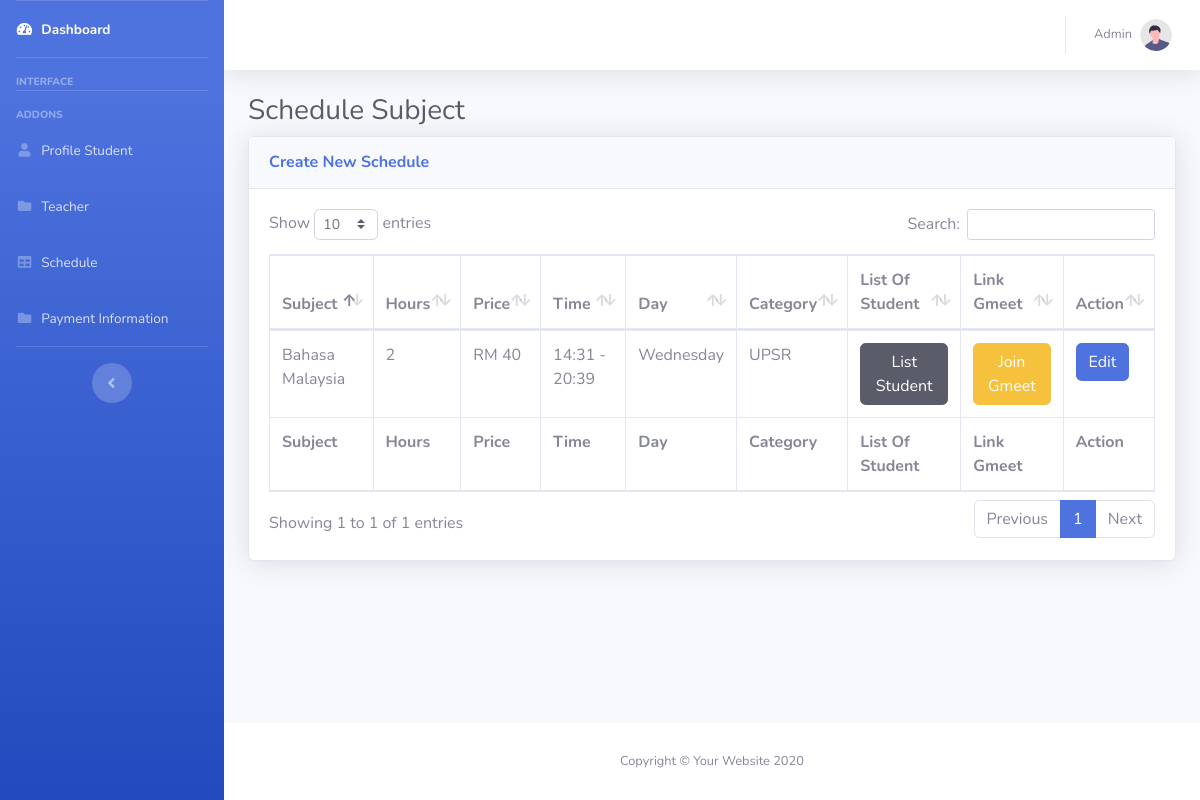
/admin/schedule.php, run on the app's committed database.
### tables this page shows
CREATE TABLE `student_subject` (
  `id` int(11) NOT NULL,
  `id_user` varchar(100) NOT NULL,
  `id_subject` varchar(100) NOT NULL,
  `status` varchar(100) NOT NULL
);

CREATE TABLE `subject` (
  `subject_id` int(11) NOT NULL,
  `teacher_id` varchar(255) NOT NULL,
  `name` varchar(255) NOT NULL,
  `time` varchar(255) NOT NULL,
  `price` varchar(255) NOT NULL,
  `start_time` varchar(255) NOT NULL,
  `end_time` varchar(255) NOT NULL,
  `Day` varchar(255) NOT NULL,
  `category` varchar(255) NOT NULL,
  `link_gmeet` varchar(255) NOT NULL
);

### admin/schedule.php (the view, shortened to what this page needs)
<?php
include '../include/config.php';
$select_user = mysqli_query($connect," SELECT * FROM subject JOIN student_subject ON subject.subject_id = student_subject.id_subject
");
?>
<!DOCTYPE html>
<html lang="en">
<head>
    <link href="vendor/fontawesome-free/css/all.min.css" rel="stylesheet" type="text/css">
    <link href="css/sb-admin-2.min.css" rel="stylesheet">
    <link href="vendor/datatables/dataTables.bootstrap4.min.css" rel="stylesheet">
</head>
<body id="page-top">
    <div id="wrapper">
         <ul class="navbar-nav bg-gradient-primary sidebar sidebar-dark accordion" id="accordionSidebar">
            <li class="nav-item active">
                <a class="nav-link" href="index.php">
                    <i class="fas fa-fw fa-tachometer-alt"></i>
                    <span>Dashboard</span></a>
            </li>
            <hr class="sidebar-divider">
            <div class="sidebar-heading">
                Interface
            </div>
            <hr class="sidebar-divider">
            <div class="sidebar-heading">
                Addons
            </div>
            <li class="nav-item">
                <a class="nav-link" href="student.php">
                    <i class="fas fa-fw fa-user"></i>
                    <span>Profile Student</span></a>
            </li>
            <li class="nav-item">
                <a class="nav-link" href="teacher.php">
                    <i class="fas fa-fw fa-folder"></i>
                    <span>Teacher</span></a>
            </li>
            <li class="nav-item">
                <a class="nav-link" href="schedule.php">
                    <i class="fas fa-fw fa-table"></i>
                    <span>Schedule</span></a>
            </li>
            <li class="nav-item">
                <a class="nav-link" href="payment.php">
                    <i class="fas fa-fw fa-folder"></i>
                    <span>Payment Information</span></a>
            </li>
            <hr class="sidebar-divider d-none d-md-block">
            <div class="text-center d-none d-md-inline">
                <button class="rounded-circle border-0" id="sidebarToggle"></button>
            </div>
        </ul>
        <div id="content-wrapper" class="d-flex flex-column">
            <div id="content">
                <nav class="navbar navbar-expand navbar-light bg-white topbar mb-4 static-top shadow">
                    <ul class="navbar-nav ml-auto">
                        <li class="nav-item dropdown no-arrow">
                            <a class="nav-link dropdown-toggle" href="#" id="userDropdown" role="button"
                                data-toggle="dropdown" aria-haspopup="true" aria-expanded="false">
                                <span class="mr-2 d-none d-lg-inline text-gray-600 small">Admin</span>
                                <img class="img-profile rounded-circle"
                                    src="img/undraw_profile.svg">
                            </a>
                        </li>
                    </ul>
                </nav>
                <div class="container-fluid">
                    <h1 class="h3 mb-2 text-gray-800">Schedule Subject</h1>
                    <div class="card shadow mb-4">
                        <div class="card-header py-3">
                            <h6 class="m-0 font-weight-bold text-primary"><a href="add_schedule.php">Create New Schedule</a></h6>
                        </div>
                        <div class="card-body">
                            <div class="table-responsive">
                                <table class="table table-bordered" id="dataTable" width="100%" cellspacing="0">
                                    <thead>
                                        <tr>
                                            <th>Subject</th>
                                            <th>Hours</th>
                                            <th>Price</th>
                                            <th>Time</th>
                                            <th>Day</th>
                                            <th>Category</th>
                                            <th>List Of Student</th>
                                            <th>Link Gmeet</th>
                                            <th>Action</th>
                                        </tr>
                                    </thead>
                                    <tfoot>
                                        <tr>
                                            <th>Subject</th>
                                            <th>Hours</th>
                                            <th>Price</th>
                                            <th>Time</th>
                                            <th>Day</th>
                                            <th>Category</th>
                                            <th>List Of Student</th>
                                            <th>Link Gmeet</th>
                                            <th>Action</th>
                                        </tr>
                                    </tfoot>
                                    <tbody>
                                        <?php  while($row =mysqli_fetch_assoc($select_user)) { ?>
                                        <tr>
                                            <td><?=  $row['name']?></td>
                                            <td><?=  $row['time']?></td>
                                            <td>RM <?= $row['price'] ?></td>
                                            <td><?= $row['start_time'] ?> - <?= $row['end_time'] ?></td>
                                            <td><?= $row['Day'] ?></td>
                                            <td><?= $row['category'] ?></td>
                                            <td> <a href="list_student.php?id_subject=<?= $row['subject_id'] ?>" class="btn btn-dark">List Student</a></td>
<?php if($row['link_gmeet'] == ""){ ?>
<td>Link Not Entered Yet</td>
    <?php }else{ ?>
        <td> <a href="<?= $row['link_gmeet'] ?>" class="btn btn-warning">Join Gmeet</a></td>
    <?php }?>
    <td><a href="edit_schedule.php?id_subject=<?= $row['subject_id'] ?>" class="btn btn-primary">Edit</a></td>
                                        </tr>
                                        <?php } ?>
                                    </tbody>
                                </table>
                            </div>
                        </div>
                    </div>
                </div>
            </div>
            <footer class="sticky-footer bg-white">
                <div class="container my-auto">
                    <div class="copyright text-center my-auto">
                        <span>Copyright &copy; Your Website 2020</span>
                    </div>
                </div>
            </footer>
        </div>
    </div>
</body>
</html>

### data on the page
student_subject: id_subject.name "Bahasa Malaysia", id_subject.time "2", id_subject.price "40", id_subject.start_time "14:31", id_subject.end_time "20:39", id_subject.Day "Wednesday", id_subject.category "UPSR"
